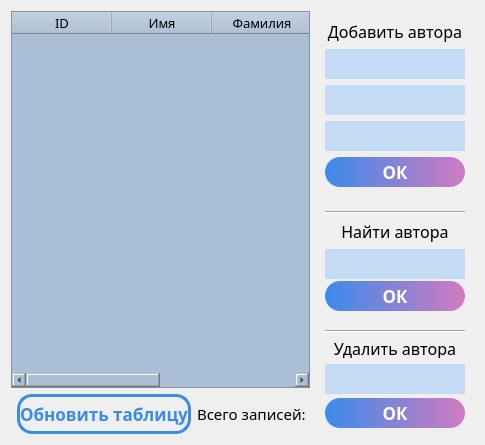
     <widget class="QWidget" name="tab_4">
      <attribute name="title">
       <string>Авторы</string>
      </attribute>
      <layout class="QHBoxLayout" name="horizontalLayout_2">
       <item>
        <layout class="QVBoxLayout" name="verticalLayout_9">
         <item>
          <widget class="QTableWidget" name="auth_table">
           <property name="minimumSize">
            <size>
             <width>0</width>
             <height>0</height>
            </size>
           </property>
           <property name="font">
            <font>
             <family>Arial</family>
             <pointsize>10</pointsize>
            </font>
           </property>
           <property name="styleSheet">
            <string notr="true">background-color: rgb(170, 191, 214);</string>
           </property>
           <property name="frameShape">
            <enum>QFrame::StyledPanel</enum>
           </property>
           <property name="frameShadow">
            <enum>QFrame::Sunken</enum>
           </property>
           <property name="lineWidth">
            <number>5</number>
           </property>
           <property name="editTriggers">
            <set>QAbstractItemView::NoEditTriggers</set>
           </property>
           <property name="tabKeyNavigation">
            <bool>true</bool>
           </property>
           <column>
            <property name="text">
             <string>ID</string>
            </property>
            <property name="font">
             <font>
              <family>Corbel</family>
              <pointsize>10</pointsize>
             </font>
            </property>
           </column>
           <column>
            <property name="text">
             <string>Имя</string>
            </property>
            <property name="font">
             <font>
              <family>Corbel</family>
              <pointsize>10</pointsize>
             </font>
            </property>
           </column>
           <column>
            <property name="text">
             <string>Фамилия</string>
            </property>
            <property name="font">
             <font>
              <family>Corbel</family>
              <pointsize>10</pointsize>
             </font>
            </property>
           </column>
           <column>
            <property name="text">
             <string>Страна</string>
            </property>
            <property name="font">
             <font>
              <family>Corbel</family>
              <pointsize>10</pointsize>
             </font>
            </property>
           </column>
          </widget>
         </item>
         <item>
          <layout class="QHBoxLayout" name="horizontalLayout">
           <item>
            <widget class="QFrame" name="frame_4">
             <property name="frameShape">
              <enum>QFrame::NoFrame</enum>
             </property>
             <property name="frameShadow">
              <enum>QFrame::Plain</enum>
             </property>
            </widget>
           </item>
           <item>
            <widget class="QPushButton" name="auth_table_ref">
             <property name="minimumSize">
              <size>
               <width>160</width>
               <height>40</height>
              </size>
             </property>
             <property name="font">
              <font>
               <family>Corbel</family>
               <pointsize>13</pointsize>
               <weight>75</weight>
               <bold>true</bold>
              </font>
             </property>
             <property name="styleSheet">
              <string notr="true">QPushButton
{		
	border:3 solid rgb(59, 139, 235);
	border-radius:15;
	color: rgb(59, 139, 235);

}
QPushButton:pressed
{
	border:3 solid rgb(59, 139, 235);
	border-radius:15;
	color: white;
	
	background-color: qlineargradient(spread:pad, x1:0, y1:0.5, x2:1, y2:0.5, stop:0 rgba(144, 185, 235, 255), stop:1 rgba(210, 169, 202, 255));
}</string>
             </property>
             <property name="text">
              <string>Обновить таблицу</string>
             </property>
            </widget>
           </item>
           <item>
            <widget class="QLabel" name="label_4">
             <property name="font">
              <font>
               <family>Corbel</family>
               <pointsize>11</pointsize>
              </font>
             </property>
             <property name="text">
              <string>Всего записей: </string>
             </property>
            </widget>
           </item>
          </layout>
         </item>
        </layout>
       </item>
       <item>
        <layout class="QVBoxLayout" name="verticalLayout_5">
         <item>
          <widget class="QFrame" name="frame">
           <property name="maximumSize">
            <size>
             <width>189</width>
             <height>185</height>
            </size>
           </property>
           <property name="styleSheet">
            <string notr="true"/>
           </property>
           <property name="frameShape">
            <enum>QFrame::NoFrame</enum>
           </property>
           <property name="frameShadow">
            <enum>QFrame::Raised</enum>
           </property>
           <layout class="QVBoxLayout" name="verticalLayout_7">
            <item>
             <layout class="QVBoxLayout" name="verticalLayout_2">
              <item>
               <widget class="QLabel" name="label">
                <property name="font">
                 <font>
                  <family>Corbel</family>
                  <pointsize>12</pointsize>
                  <weight>50</weight>
                  <bold>false</bold>
                 </font>
                </property>
                <property name="text">
                 <string>Добавить автора</string>
                </property>
                <property name="alignment">
                 <set>Qt::AlignCenter</set>
                </property>
               </widget>
              </item>
              <item>
               <widget class="QLineEdit" name="auth_add1">
                <property name="minimumSize">
                 <size>
                  <width>0</width>
                  <height>30</height>
                 </size>
                </property>
                <property name="font">
                 <font>
                  <family>Arial</family>
                  <pointsize>11</pointsize>
                  <weight>50</weight>
                  <bold>false</bold>
                 </font>
                </property>
                <property name="styleSheet">
                 <string notr="true">background-color: rgb(196, 219, 246);
border:0;</string>
                </property>
               </widget>
              </item>
              <item>
               <widget class="QLineEdit" name="auth_add2">
                <property name="minimumSize">
                 <size>
                  <width>0</width>
                  <height>30</height>
                 </size>
                </property>
                <property name="font">
                 <font>
                  <family>Arial</family>
                  <pointsize>11</pointsize>
                  <weight>50</weight>
                  <bold>false</bold>
                 </font>
                </property>
                <property name="styleSheet">
                 <string notr="true">background-color: rgb(196, 219, 246);
border:0;</string>
                </property>
               </widget>
              </item>
              <item>
               <widget class="QLineEdit" name="auth_add3">
                <property name="minimumSize">
                 <size>
                  <width>0</width>
                  <height>30</height>
                 </size>
                </property>
                <property name="font">
                 <font>
                  <family>Arial</family>
                  <pointsize>11</pointsize>
                  <weight>50</weight>
                  <bold>false</bold>
                 </font>
                </property>
                <property name="styleSheet">
                 <string notr="true">background-color: rgb(196, 219, 246);
border:0;</string>
                </property>
               </widget>
              </item>
              <item>
               <widget class="QPushButton" name="auth_add_ok">
                <property name="minimumSize">
                 <size>
                  <width>0</width>
                  <height>30</height>
                 </size>
                </property>
                <property name="font">
                 <font>
                  <family>Corbel</family>
                  <pointsize>13</pointsize>
                  <weight>75</weight>
                  <bold>true</bold>
                 </font>
                </property>
                <property name="styleSheet">
                 <string notr="true">QPushButton
{		
	border-radius:15;
	color: rgb(255, 255, 255);		
	background-color: qlineargradient(spread:pad, x1:0, y1:0.5, x2:1, y2:0.5, stop:0 rgba(59, 139, 235, 255), stop:1 rgba(209, 123, 193, 255));
}
QPushButton:pressed
{
	border-radius:15;
	color: rgb(255, 255, 255);			
	background-color: qlineargradient(spread:pad, x1:0, y1:0.5, x2:1, y2:0.5, stop:0 rgba(40, 93, 158, 255), stop:1 rgba(162, 95, 150, 255));
}</string>
                </property>
                <property name="text">
                 <string>ОК</string>
                </property>
               </widget>
              </item>
             </layout>
            </item>
           </layout>
          </widget>
         </item>
         <item>
          <widget class="QFrame" name="frame_3">
           <property name="maximumSize">
            <size>
             <width>189</width>
             <height>113</height>
            </size>
           </property>
           <property name="styleSheet">
            <string notr="true"/>
           </property>
           <property name="frameShape">
            <enum>QFrame::NoFrame</enum>
           </property>
           <property name="frameShadow">
            <enum>QFrame::Raised</enum>
           </property>
           <layout class="QVBoxLayout" name="verticalLayout_8">
            <item>
             <layout class="QVBoxLayout" name="verticalLayout_4">
              <item>
               <widget class="Line" name="line_2">
                <property name="orientation">
                 <enum>Qt::Horizontal</enum>
                </property>
               </widget>
              </item>
              <item>
               <widget class="QLabel" name="label_3">
                <property name="font">
                 <font>
                  <family>Corbel</family>
                  <pointsize>12</pointsize>
                  <weight>50</weight>
                  <bold>false</bold>
                 </font>
                </property>
                <property name="text">
                 <string>Найти автора</string>
                </property>
                <property name="alignment">
                 <set>Qt::AlignCenter</set>
                </property>
               </widget>
              </item>
              <item>
               <widget class="QLineEdit" name="auth_search">
                <property name="minimumSize">
                 <size>
                  <width>0</width>
                  <height>30</height>
                 </size>
                </property>
                <property name="font">
                 <font>
                  <family>Arial</family>
                  <pointsize>11</pointsize>
                  <weight>50</weight>
                  <bold>false</bold>
                 </font>
                </property>
                <property name="styleSheet">
                 <string notr="true">background-color: rgb(196, 219, 246);
border:0;</string>
                </property>
               </widget>
              </item>
              <item>
               <widget class="QPushButton" name="auth_search_ok">
                <property name="minimumSize">
                 <size>
                  <width>0</width>
                  <height>30</height>
                 </size>
                </property>
                <property name="font">
                 <font>
                  <family>Corbel</family>
                  <pointsize>13</pointsize>
                  <weight>75</weight>
                  <bold>true</bold>
                 </font>
                </property>
                <property name="styleSheet">
                 <string notr="true">QPushButton
{		
	border-radius:15;
	color: rgb(255, 255, 255);		
	background-color: qlineargradient(spread:pad, x1:0, y1:0.5, x2:1, y2:0.5, stop:0 rgba(59, 139, 235, 255), stop:1 rgba(209, 123, 193, 255));
}
QPushButton:pressed
{
	border-radius:15;
	color: rgb(255, 255, 255);			
	background-color: qlineargradient(spread:pad, x1:0, y1:0.5, x2:1, y2:0.5, stop:0 rgba(40, 93, 158, 255), stop:1 rgba(162, 95, 150, 255));
}</string>
                </property>
                <property name="text">
                 <string>ОК</string>
                </property>
               </widget>
              </item>
             </layout>
            </item>
           </layout>
          </widget>
         </item>
         <item>
          <widget class="QFrame" name="frame_2">
           <property name="maximumSize">
            <size>
             <width>189</width>
             <height>113</height>
            </size>
           </property>
           <property name="styleSheet">
            <string notr="true"/>
           </property>
           <property name="frameShape">
            <enum>QFrame::NoFrame</enum>
           </property>
           <property name="frameShadow">
            <enum>QFrame::Raised</enum>
           </property>
           <layout class="QVBoxLayout" name="verticalLayout_6">
            <item>
             <layout class="QVBoxLayout" name="verticalLayout_3">
              <item>
               <widget class="Line" name="line">
                <property name="orientation">
                 <enum>Qt::Horizontal</enum>
                </property>
               </widget>
              </item>
              <item>
               <widget class="QLabel" name="label_2">
                <property name="maximumSize">
                 <size>
                  <width>16777215</width>
                  <height>19</height>
                 </size>
                </property>
                <property name="font">
                 <font>
                  <family>Corbel</family>
                  <pointsize>12</pointsize>
                  <weight>50</weight>
                  <bold>false</bold>
                 </font>
                </property>
                <property name="text">
                 <string>Удалить автора</string>
                </property>
                <property name="alignment">
                 <set>Qt::AlignCenter</set>
                </property>
               </widget>
              </item>
              <item>
               <widget class="QLineEdit" name="auth_del">
                <property name="minimumSize">
                 <size>
                  <width>0</width>
                  <height>30</height>
                 </size>
                </property>
                <property name="font">
                 <font>
                  <family>Arial</family>
                  <pointsize>11</pointsize>
                  <weight>50</weight>
                  <bold>false</bold>
                 </font>
                </property>
                <property name="styleSheet">
                 <string notr="true">background-color: rgb(196, 219, 246);
border:0;</string>
                </property>
               </widget>
              </item>
              <item>
               <widget class="QPushButton" name="auth_del_ok">
                <property name="minimumSize">
                 <size>
                  <width>0</width>
                  <height>30</height>
                 </size>
                </property>
                <property name="font">
                 <font>
                  <family>Corbel</family>
                  <pointsize>13</pointsize>
                  <weight>75</weight>
                  <bold>true</bold>
                 </font>
                </property>
                <property name="styleSheet">
                 <string notr="true">QPushButton
{		
	border-radius:15;
	color: rgb(255, 255, 255);		
	background-color: qlineargradient(spread:pad, x1:0, y1:0.5, x2:1, y2:0.5, stop:0 rgba(59, 139, 235, 255), stop:1 rgba(209, 123, 193, 255));
}
QPushButton:pressed
{
	border-radius:15;
	color: rgb(255, 255, 255);			
	background-color: qlineargradient(spread:pad, x1:0, y1:0.5, x2:1, y2:0.5, stop:0 rgba(40, 93, 158, 255), stop:1 rgba(162, 95, 150, 255));
}</string>
                </property>
                <property name="text">
                 <string>ОК</string>
                </property>
               </widget>
              </item>
             </layout>
            </item>
           </layout>
          </widget>
         </item>
        </layout>
       </item>
      </layout>
     </widget>
